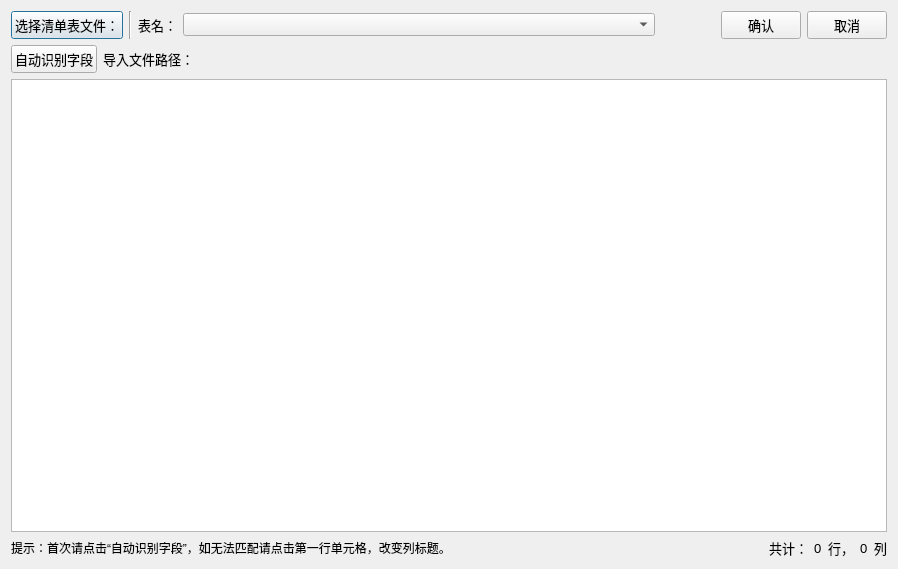
<?xml version="1.0" encoding="UTF-8"?>
<ui version="4.0">
 <class>Dialog</class>
 <widget class="QDialog" name="Dialog">
  <property name="geometry">
   <rect>
    <x>0</x>
    <y>0</y>
    <width>898</width>
    <height>569</height>
   </rect>
  </property>
  <property name="windowTitle">
   <string>Dialog</string>
  </property>
  <layout class="QVBoxLayout" name="verticalLayout">
   <item>
    <layout class="QHBoxLayout" name="horizontalLayout">
     <item>
      <widget class="QPushButton" name="detailedListLoad">
       <property name="font">
        <font>
         <pointsize>10</pointsize>
        </font>
       </property>
       <property name="text">
        <string>选择清单表文件：</string>
       </property>
      </widget>
     </item>
     <item>
      <widget class="Line" name="line">
       <property name="orientation">
        <enum>Qt::Vertical</enum>
       </property>
      </widget>
     </item>
     <item>
      <widget class="QLabel" name="label">
       <property name="font">
        <font>
         <pointsize>10</pointsize>
        </font>
       </property>
       <property name="text">
        <string>表名：</string>
       </property>
      </widget>
     </item>
     <item>
      <widget class="QComboBox" name="detailedListCbx">
       <property name="sizePolicy">
        <sizepolicy hsizetype="Expanding" vsizetype="Fixed">
         <horstretch>0</horstretch>
         <verstretch>0</verstretch>
        </sizepolicy>
       </property>
       <property name="font">
        <font>
         <pointsize>10</pointsize>
        </font>
       </property>
      </widget>
     </item>
     <item>
      <spacer name="horizontalSpacer">
       <property name="orientation">
        <enum>Qt::Horizontal</enum>
       </property>
       <property name="sizeType">
        <enum>QSizePolicy::Fixed</enum>
       </property>
       <property name="sizeHint" stdset="0">
        <size>
         <width>60</width>
         <height>20</height>
        </size>
       </property>
      </spacer>
     </item>
     <item>
      <widget class="QPushButton" name="detailedListOK">
       <property name="font">
        <font>
         <pointsize>10</pointsize>
        </font>
       </property>
       <property name="text">
        <string>确认</string>
       </property>
      </widget>
     </item>
     <item>
      <widget class="QPushButton" name="detailedListCancel">
       <property name="font">
        <font>
         <pointsize>10</pointsize>
        </font>
       </property>
       <property name="text">
        <string>取消</string>
       </property>
      </widget>
     </item>
    </layout>
   </item>
   <item>
    <layout class="QHBoxLayout" name="horizontalLayout_2">
     <item>
      <widget class="QPushButton" name="detailedListAuto">
       <property name="font">
        <font>
         <pointsize>10</pointsize>
        </font>
       </property>
       <property name="toolTip">
        <string>&lt;html&gt;&lt;head/&gt;&lt;body&gt;&lt;p&gt;&lt;span style=&quot; font-size:10pt;&quot;&gt;首次导入清单表，请点击该按钮！&lt;/span&gt;&lt;/p&gt;&lt;p&gt;&lt;span style=&quot; font-size:10pt;&quot;&gt;程序会自动搜寻匹配的字段名！&lt;/span&gt;&lt;/p&gt;&lt;p&gt;&lt;span style=&quot; font-size:10pt;&quot;&gt;如匹配不正确，请手动在第一行修改。&lt;/span&gt;&lt;/p&gt;&lt;/body&gt;&lt;/html&gt;</string>
       </property>
       <property name="text">
        <string>自动识别字段</string>
       </property>
      </widget>
     </item>
     <item>
      <widget class="QLabel" name="label_path">
       <property name="minimumSize">
        <size>
         <width>0</width>
         <height>20</height>
        </size>
       </property>
       <property name="font">
        <font>
         <pointsize>10</pointsize>
        </font>
       </property>
       <property name="text">
        <string>导入文件路径：</string>
       </property>
      </widget>
     </item>
     <item>
      <spacer name="horizontalSpacer_2">
       <property name="orientation">
        <enum>Qt::Horizontal</enum>
       </property>
       <property name="sizeHint" stdset="0">
        <size>
         <width>40</width>
         <height>20</height>
        </size>
       </property>
      </spacer>
     </item>
    </layout>
   </item>
   <item>
    <widget class="QTableView" name="tableView_2">
     <property name="maximumSize">
      <size>
       <width>16777215</width>
       <height>16777215</height>
      </size>
     </property>
     <property name="toolTip">
      <string>&lt;html&gt;&lt;head/&gt;&lt;body&gt;&lt;p&gt;&lt;span style=&quot; font-size:11pt; color:#88152a;&quot;&gt;请在第一行点击，&lt;/span&gt;&lt;/p&gt;&lt;p&gt;&lt;span style=&quot; font-size:11pt; color:#88152a;&quot;&gt;下拉菜单，选择所需的清单列名！&lt;/span&gt;&lt;/p&gt;&lt;/body&gt;&lt;/html&gt;</string>
     </property>
     <property name="autoScrollMargin">
      <number>16</number>
     </property>
    </widget>
   </item>
   <item>
    <layout class="QHBoxLayout" name="horizontalLayout_3">
     <item>
      <widget class="QLabel" name="label_5">
       <property name="text">
        <string>提示：首次请点击“自动识别字段”，如无法匹配请点击第一行单元格，改变列标题。</string>
       </property>
      </widget>
     </item>
     <item>
      <spacer name="horizontalSpacer_3">
       <property name="orientation">
        <enum>Qt::Horizontal</enum>
       </property>
       <property name="sizeHint" stdset="0">
        <size>
         <width>40</width>
         <height>20</height>
        </size>
       </property>
      </spacer>
     </item>
     <item>
      <widget class="QLabel" name="label_7">
       <property name="font">
        <font>
         <pointsize>10</pointsize>
        </font>
       </property>
       <property name="text">
        <string>共计：</string>
       </property>
      </widget>
     </item>
     <item>
      <widget class="QLabel" name="label_totalRows">
       <property name="font">
        <font>
         <pointsize>10</pointsize>
        </font>
       </property>
       <property name="text">
        <string>0</string>
       </property>
      </widget>
     </item>
     <item>
      <widget class="QLabel" name="label_4">
       <property name="font">
        <font>
         <pointsize>10</pointsize>
        </font>
       </property>
       <property name="text">
        <string>行，</string>
       </property>
      </widget>
     </item>
     <item>
      <widget class="QLabel" name="label_totalCols">
       <property name="font">
        <font>
         <pointsize>10</pointsize>
        </font>
       </property>
       <property name="text">
        <string>0</string>
       </property>
      </widget>
     </item>
     <item>
      <widget class="QLabel" name="label_2">
       <property name="font">
        <font>
         <pointsize>10</pointsize>
        </font>
       </property>
       <property name="text">
        <string>列</string>
       </property>
      </widget>
     </item>
    </layout>
   </item>
  </layout>
 </widget>
 <resources/>
 <connections>
  <connection>
   <sender>detailedListOK</sender>
   <signal>clicked()</signal>
   <receiver>Dialog</receiver>
   <slot>accept()</slot>
   <hints>
    <hint type="sourcelabel">
     <x>755</x>
     <y>29</y>
    </hint>
    <hint type="destinationlabel">
     <x>1021</x>
     <y>62</y>
    </hint>
   </hints>
  </connection>
  <connection>
   <sender>detailedListCancel</sender>
   <signal>clicked()</signal>
   <receiver>Dialog</receiver>
   <slot>reject()</slot>
   <hints>
    <hint type="sourcelabel">
     <x>866</x>
     <y>22</y>
    </hint>
    <hint type="destinationlabel">
     <x>997</x>
     <y>88</y>
    </hint>
   </hints>
  </connection>
 </connections>
</ui>
